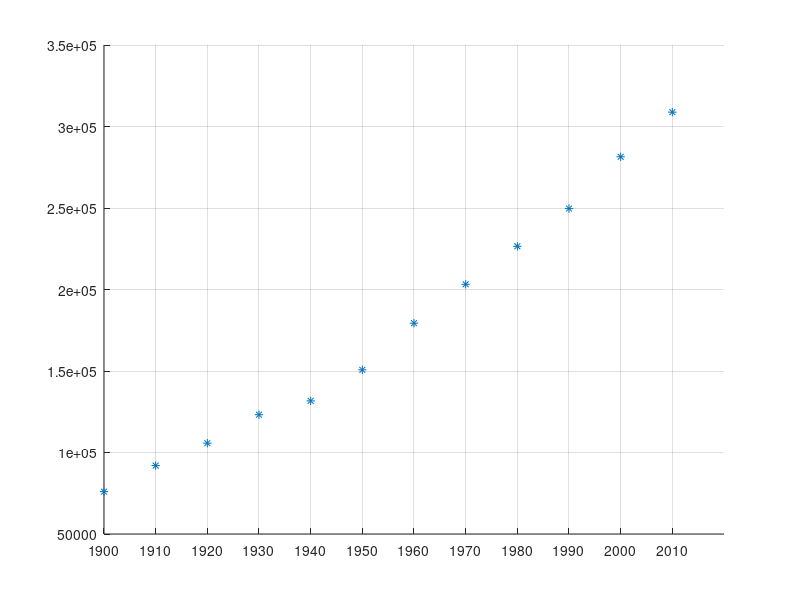

The MATLAB source for this figure: (Note: this script raises an error after producing the figure.)
x=1900:10:2010;
f=[75995 91972 105710 123200 131670 150700 ...
179320 203210 226510 249630 281420 308790];
clf; hold on; grid on; xticks(x);
plot(x,f,'*');
time=1900:2010;
plot(time,polyval(least_sq(x,f,3),time));
c=least_sq(x,log(f),1);
plot(time,exp(c(1)*time+c(2)));